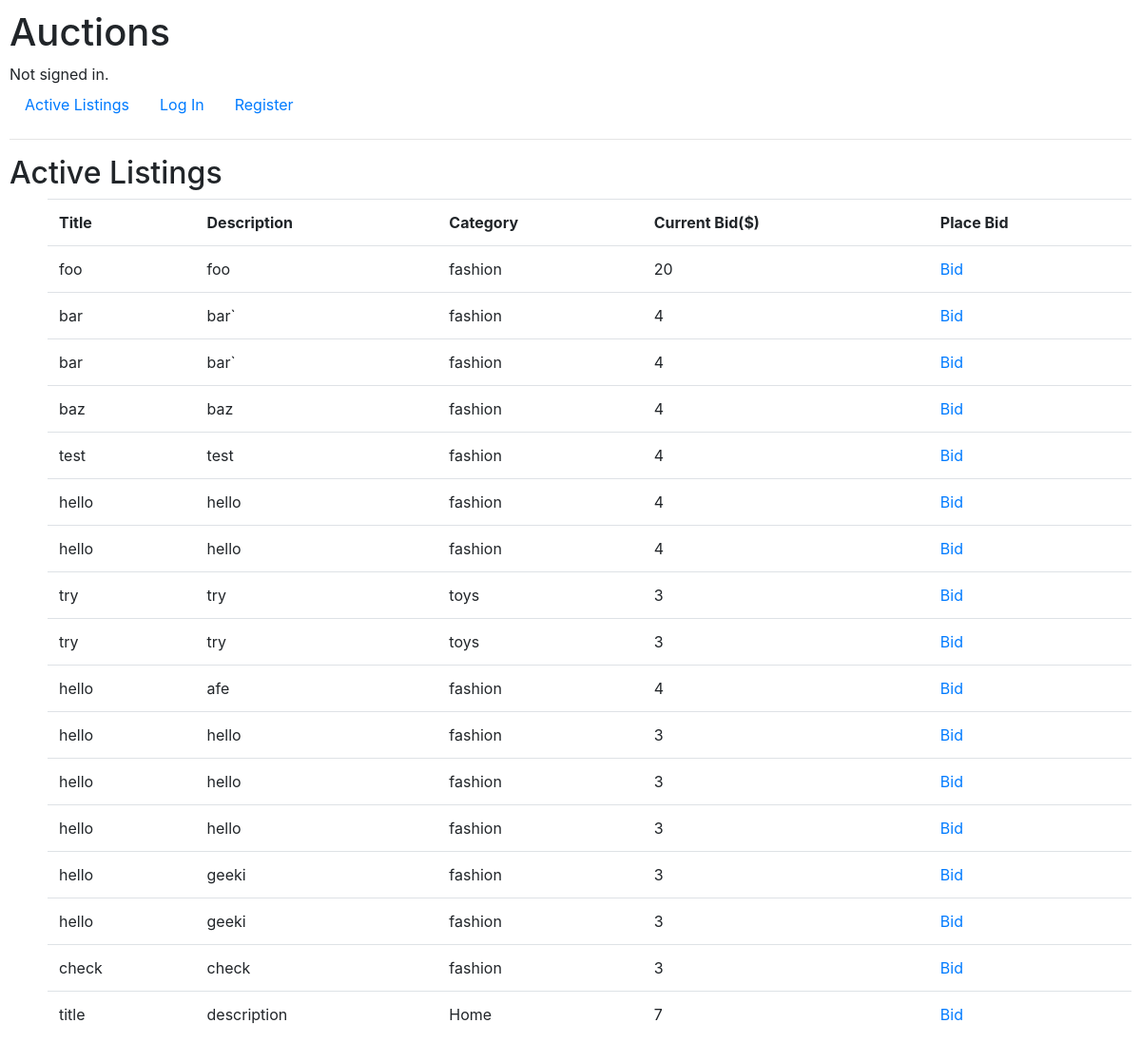
The app's page /, older data.
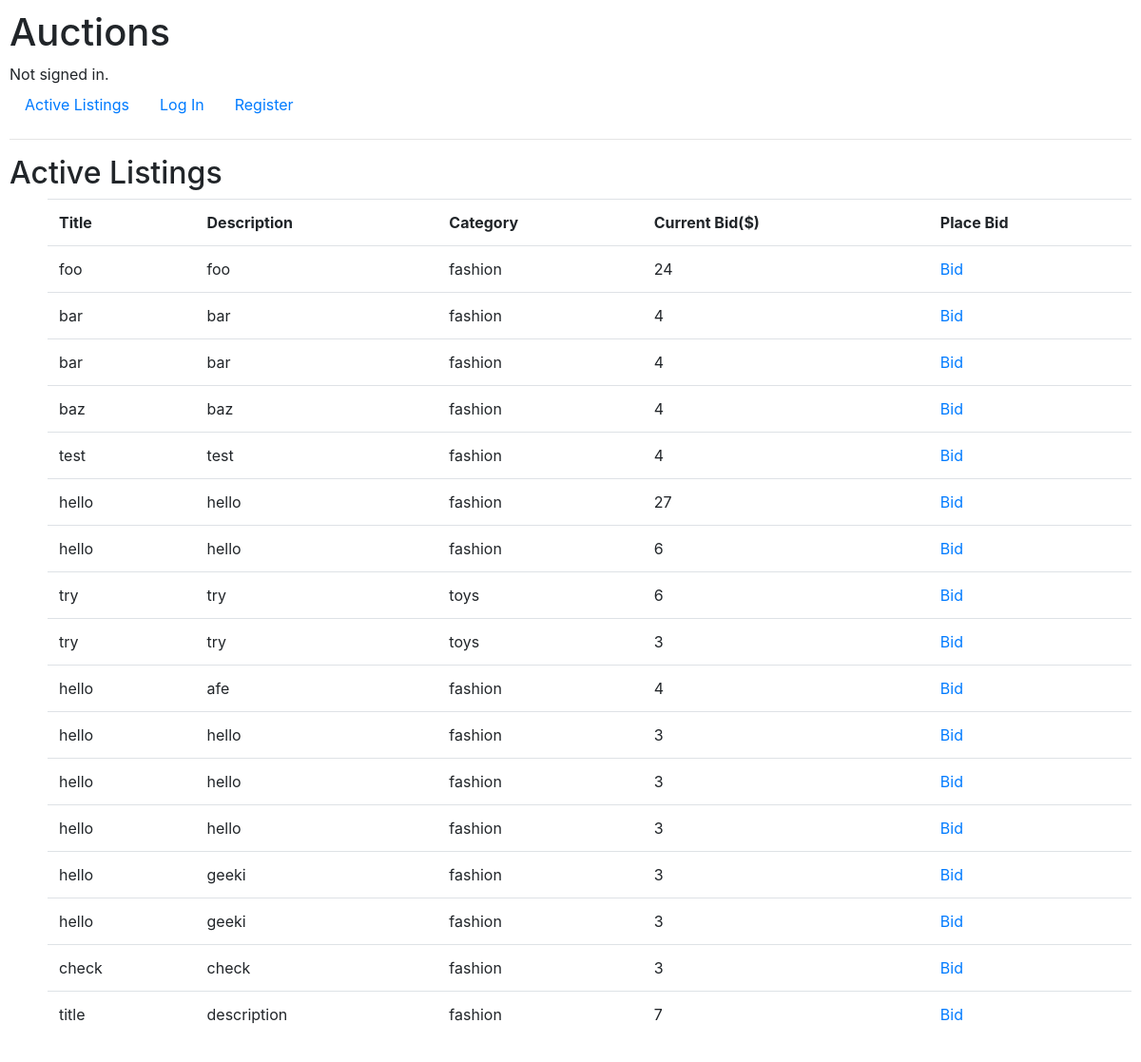
The same page, newer data.
### auctions/models.py (models this page shows)
class Listing(models.Model):
    title=models.CharField(max_length=64)
    description=models.CharField(max_length=128)
    bid=models.PositiveIntegerField()
    account = models.ForeignKey(User,on_delete=models.CASCADE,related_name="user")
    categories = (
        ("fashion","Fashion"),
        ("toys","Toys"),
        ("electronics","Electronics"),
        ("home","Home")
    )
    category =models.CharField(max_length=64,choices=categories)

### auctions/views.py (the view)
# urls.py: path("", views.index, name="index"),
def index(request):
    return render(request, "auctions/index.html",{
        "listings":Listing.objects.all()
    })

### auctions/templates/auctions/index.html
{% extends "auctions/layout.html" %}
{% block body %}
    <h2>Active Listings</h2>
    <ul>
        <table class="table">
            <tr>
                <th>Title</th>
                <th>Description</th>
                <th>Category</th>
                <th>Current Bid($)</th>
                <th>Place Bid</th>
            </tr>
        {% for listing in listings %}
        <tr>
            <td>{{listing.title}}</td>
            <td>{{listing.description}}</td>
            <td>{{listing.category}}</td>
            <td>{{listing.bid}}</td>
            <td><a href="{%url 'listing' listing.id %}">Bid</a></td>
        </tr>
        {% endfor %}
        </table>
    </ul>
{% endblock %}

Row changes from the older to the newer data that the page shows:
changed Listing "foo": bid "20" → "24"
changed Listing (number 2 of 17 on the later page): description "bar`" → "bar"
changed Listing (number 3 of 17 on the later page): description "bar`" → "bar"
changed Listing (number 6 of 17 on the later page): bid "4" → "27"
changed Listing (number 7 of 17 on the later page): bid "4" → "6"
changed Listing (number 8 of 17 on the later page): bid "3" → "6"
changed Listing "title": category "Home" → "fashion"
